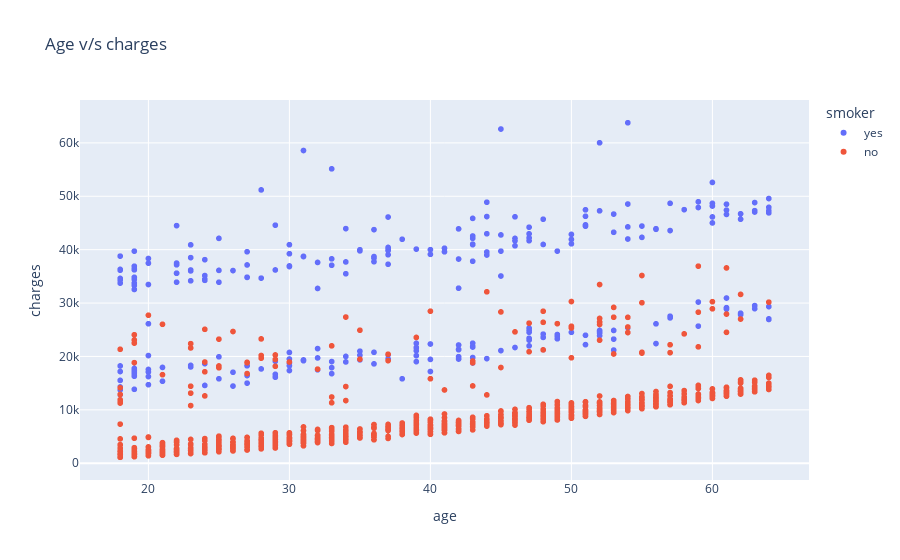

Write notebook code for a chart like this one.
### Code cell
fig=px.scatter(medical_df,x='age',y='charges',color='smoker',hover_data=['sex'],title='Age v/s charges')
fig.show()

### Figure 1 — Plotly figure (JSON) as saved in the notebook; plotly's stock layout.template omitted (floating-point values rounded to 4 significant figures; data arrays with more than 128 entries replaced by an {"elided": "..."} marker saying what was removed)
{"data": [{"customdata": {"elided": "274x1 str values"}, "hovertemplate": "smoker=yes<br>age=%{x}<br>charges=%{y}<br>sex=%{customdata[0]}<extra></extra>", "legendgroup": "yes", "marker": {"color": "#636efa", "symbol": "circle"}, "mode": "markers", "name": "yes", "showlegend": true, "type": "scattergl", "visible": true, "x": {"elided": "274 int values"}, "xaxis": "x", "y": {"elided": "274 float values"}, "yaxis": "y"}, {"customdata": {"elided": "1064x1 str values"}, "hovertemplate": "smoker=no<br>age=%{x}<br>charges=%{y}<br>sex=%{customdata[0]}<extra></extra>", "legendgroup": "no", "marker": {"color": "#EF553B", "symbol": "circle"}, "mode": "markers", "name": "no", "showlegend": true, "type": "scattergl", "visible": true, "x": {"elided": "1064 int values"}, "xaxis": "x", "y": {"elided": "1064 float values"}, "yaxis": "y"}], "layout": {"autosize": true, "legend": {"title": {"text": "smoker"}, "tracegroupgap": 0}, "title": {"text": "Age v/s charges"}, "xaxis": {"anchor": "y", "autorange": true, "domain": [0, 1], "range": [15.21, 66.79], "title": {"text": "age"}, "type": "linear"}, "yaxis": {"anchor": "x", "autorange": true, "domain": [0, 1], "range": [-4048.0, 68940.0], "title": {"text": "charges"}, "type": "linear"}}}
